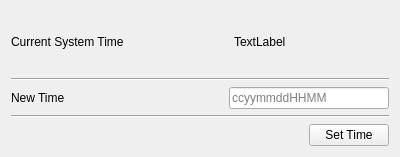
<?xml version="1.0" encoding="UTF-8"?>
<ui version="4.0">
 <class>MainWindow</class>
 <widget class="QMainWindow" name="MainWindow">
  <property name="geometry">
   <rect>
    <x>0</x>
    <y>0</y>
    <width>400</width>
    <height>157</height>
   </rect>
  </property>
  <property name="windowTitle">
   <string>MainWindow</string>
  </property>
  <widget class="QWidget" name="centralWidget">
   <layout class="QVBoxLayout" name="verticalLayout_2">
    <item>
     <layout class="QVBoxLayout" name="verticalLayout">
      <item>
       <layout class="QHBoxLayout" name="horizontalLayout">
        <item>
         <widget class="QLabel" name="label_current">
          <property name="text">
           <string>Current System Time</string>
          </property>
         </widget>
        </item>
        <item>
         <spacer name="horizontalSpacer">
          <property name="orientation">
           <enum>Qt::Horizontal</enum>
          </property>
          <property name="sizeHint" stdset="0">
           <size>
            <width>40</width>
            <height>20</height>
           </size>
          </property>
         </spacer>
        </item>
        <item>
         <widget class="QLabel" name="label_current_time">
          <property name="text">
           <string>TextLabel</string>
          </property>
         </widget>
        </item>
        <item>
         <spacer name="horizontalSpacer_4">
          <property name="orientation">
           <enum>Qt::Horizontal</enum>
          </property>
          <property name="sizeHint" stdset="0">
           <size>
            <width>40</width>
            <height>20</height>
           </size>
          </property>
         </spacer>
        </item>
       </layout>
      </item>
      <item>
       <widget class="Line" name="line_2">
        <property name="orientation">
         <enum>Qt::Horizontal</enum>
        </property>
       </widget>
      </item>
      <item>
       <layout class="QHBoxLayout" name="horizontalLayout_2">
        <item>
         <widget class="QLabel" name="label_new">
          <property name="text">
           <string>New Time</string>
          </property>
         </widget>
        </item>
        <item>
         <spacer name="horizontalSpacer_2">
          <property name="orientation">
           <enum>Qt::Horizontal</enum>
          </property>
          <property name="sizeHint" stdset="0">
           <size>
            <width>40</width>
            <height>20</height>
           </size>
          </property>
         </spacer>
        </item>
        <item>
         <widget class="QLineEdit" name="lineEditNewTime">
          <property name="minimumSize">
           <size>
            <width>160</width>
            <height>0</height>
           </size>
          </property>
          <property name="placeholderText">
           <string>ccyymmddHHMM</string>
          </property>
         </widget>
        </item>
       </layout>
      </item>
      <item>
       <widget class="Line" name="line">
        <property name="orientation">
         <enum>Qt::Horizontal</enum>
        </property>
       </widget>
      </item>
      <item>
       <layout class="QHBoxLayout" name="horizontalLayout_3">
        <item>
         <spacer name="horizontalSpacer_3">
          <property name="orientation">
           <enum>Qt::Horizontal</enum>
          </property>
          <property name="sizeHint" stdset="0">
           <size>
            <width>40</width>
            <height>20</height>
           </size>
          </property>
         </spacer>
        </item>
        <item>
         <widget class="QPushButton" name="pushButton_SetTime">
          <property name="text">
           <string>Set Time</string>
          </property>
         </widget>
        </item>
       </layout>
      </item>
     </layout>
    </item>
   </layout>
  </widget>
 </widget>
 <layoutdefault spacing="6" margin="11"/>
 <resources/>
 <connections/>
</ui>
